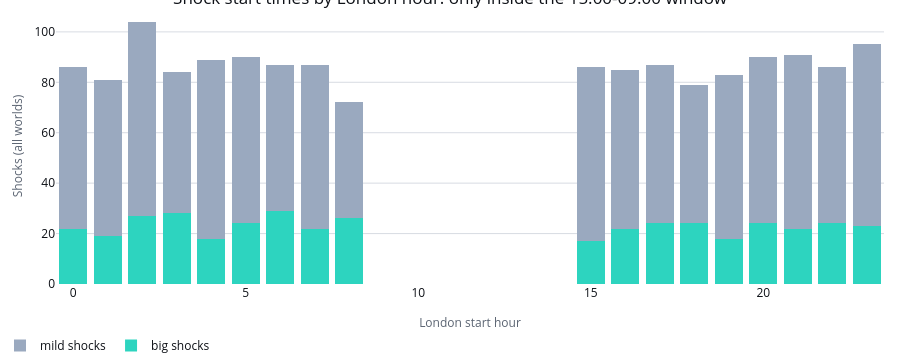

Notebook source saved alongside this figure:
### Code cell
shock_start_hour = shocks["start_utc"].dt.tz_convert(LONDON)
shocks_by_hour = (
    shocks.assign(start_hour=shock_start_hour.dt.hour)
    .pivot_table(index="start_hour", columns="shock_class", values="size_gw", aggfunc="size")
    .reindex(range(24), fill_value=0)
    .fillna(0)
    .astype(int)
)
hour_figure = go.Figure()
for shock_class in shocks_by_hour.columns:
    hour_figure.add_trace(
        go.Bar(x=shocks_by_hour.index, y=shocks_by_hour[shock_class], name=f"{shock_class} shocks")
    )
hour_figure.update_layout(
    barmode="stack",
    title="Shock start times by London hour: only inside the 15:00-09:00 window",
    xaxis_title="London start hour",
    yaxis_title="Shocks (all worlds)",
)
apply_notebook_style(hour_figure, height=360)

### Figure 1 — Plotly figure (JSON) as saved in the notebook; plotly's stock layout.template omitted (floating-point values rounded to 4 significant figures)
{"data": [{"name": "big shocks", "x": [0, 1, 2, 3, 4, 5, 6, 7, 8, 9, 10, 11, 12, 13, 14, 15, 16, 17, 18, 19, 20, 21, 22, 23], "y": [22, 19, 27, 28, 18, 24, 29, 22, 26, 0, 0, 0, 0, 0, 0, 17, 22, 24, 24, 18, 24, 22, 24, 23], "type": "bar"}, {"name": "mild shocks", "x": [0, 1, 2, 3, 4, 5, 6, 7, 8, 9, 10, 11, 12, 13, 14, 15, 16, 17, 18, 19, 20, 21, 22, 23], "y": [64, 62, 77, 56, 71, 66, 58, 65, 46, 0, 0, 0, 0, 0, 0, 69, 63, 63, 55, 65, 66, 69, 62, 72], "type": "bar"}], "layout": {"barmode": "stack", "title": {"text": "Shock start times by London hour: only inside the 15:00-09:00 window"}, "xaxis": {"title": {"text": "London start hour"}}, "yaxis": {"title": {"text": "Shocks (all worlds)"}}, "margin": {"b": 76}, "height": 360, "paper_bgcolor": "#FFFFFF", "plot_bgcolor": "#FFFFFF"}}
